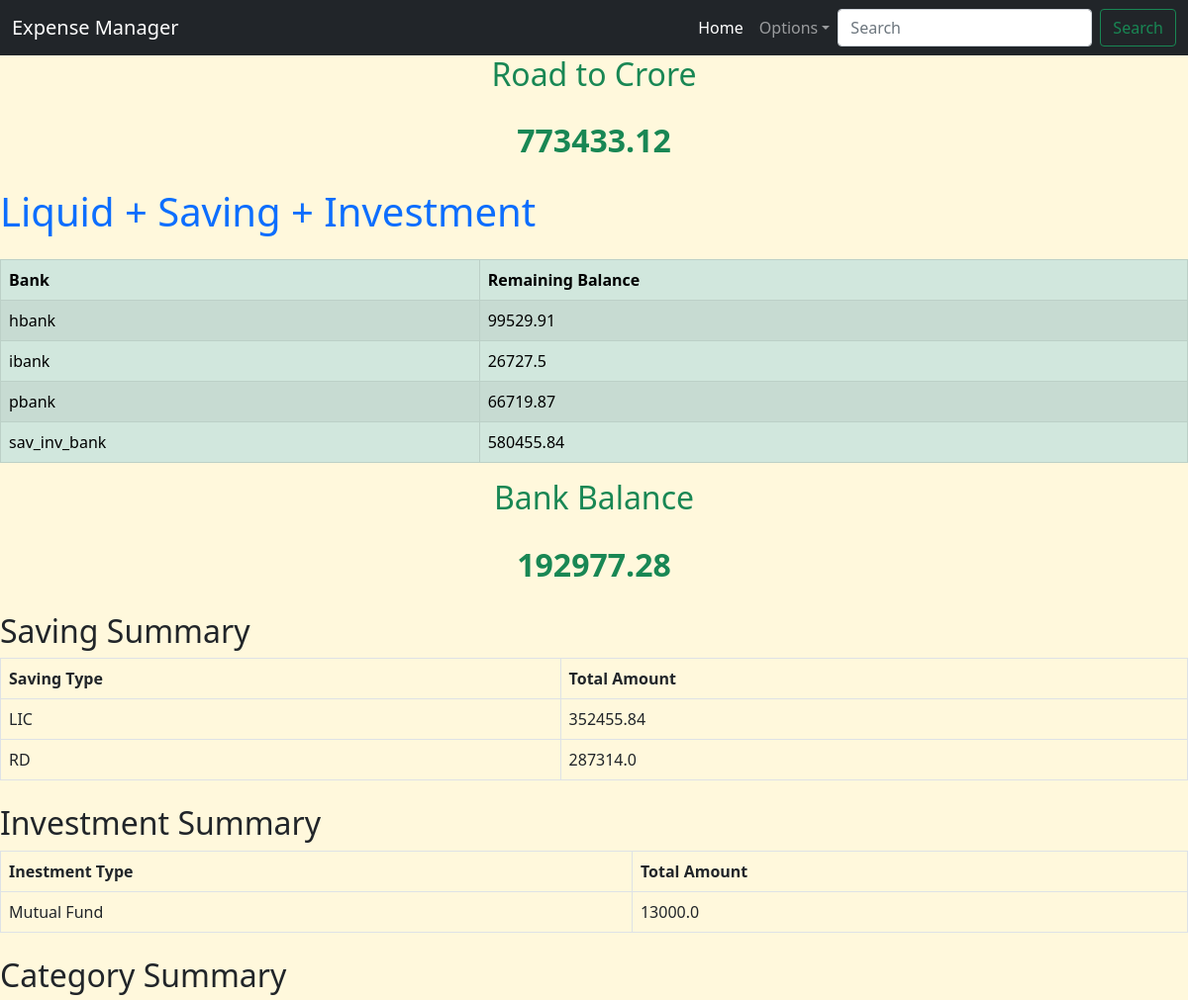
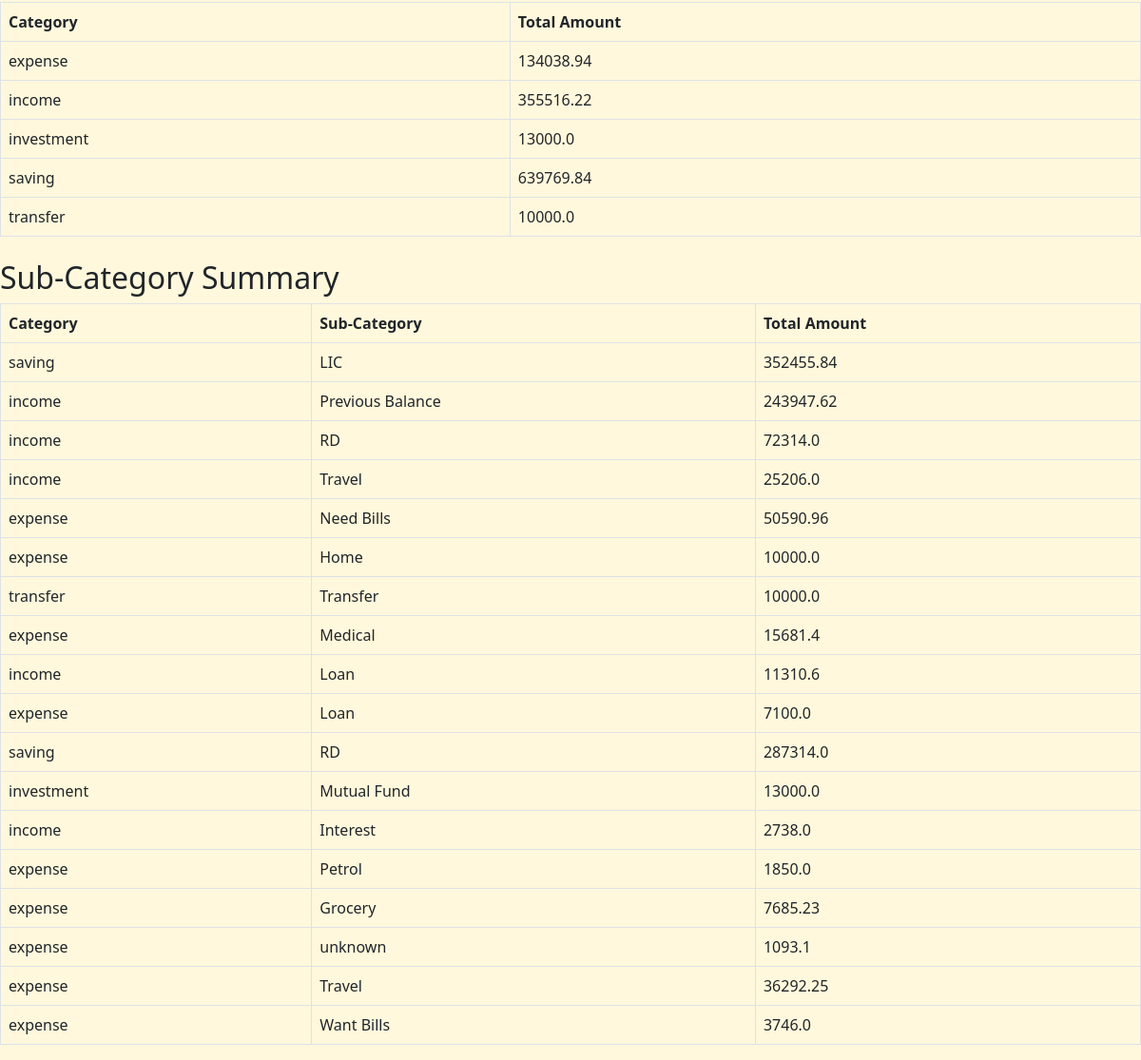
Page /summary on the committed database (2 pictures, top to bottom).
### app.py (models this page shows)
class IncomeExpenseManager(db.Model):
    id = db.Column(db.Integer, primary_key=True)
    date = db.Column(db.Date, nullable=False)
    from_bank = db.Column(db.String(10), nullable=True)
    to_bank = db.Column(db.String(10), nullable=True)
    category = db.Column(db.String(20), nullable=False)
    sub_category = db.Column(db.String(50), nullable=False)
    description = db.Column(db.String(100), nullable=False)
    amount = db.Column(db.Float, nullable=False)

### app.py (the view)
@app.route('/summary')
def category_summary():
    category_summary = db.session.query(IncomeExpenseManager.category, db.func.sum(IncomeExpenseManager.amount).label('total_amount')).group_by(IncomeExpenseManager.category).all()
    sub_category_summary = db.session.query(IncomeExpenseManager.category, IncomeExpenseManager.sub_category, db.func.sum(IncomeExpenseManager.amount).label('total_amount')).group_by(IncomeExpenseManager.category, IncomeExpenseManager.sub_category).order_by(IncomeExpenseManager.amount.label('total_amount').desc()).all()
    from_bank_summary = db.session.query(IncomeExpenseManager.from_bank, db.func.sum(IncomeExpenseManager.amount).label('balance')).filter(IncomeExpenseManager.from_bank.isnot(None)).group_by(IncomeExpenseManager.from_bank).all()
    to_bank_summary = db.session.query(IncomeExpenseManager.to_bank, db.func.sum(IncomeExpenseManager.amount).label('balance')).filter(IncomeExpenseManager.to_bank.isnot(None)).group_by(IncomeExpenseManager.to_bank).all()
    saving_summary = db.session.query(IncomeExpenseManager.sub_category, db.func.sum(IncomeExpenseManager.amount).label('total_amount')).filter(IncomeExpenseManager.category == 'saving').group_by(IncomeExpenseManager.sub_category).all()
    invest_summary = db.session.query(IncomeExpenseManager.sub_category, db.func.sum(IncomeExpenseManager.amount).label('total_amount')).filter(IncomeExpenseManager.category == 'investment').group_by(IncomeExpenseManager.sub_category).all()
    included_banks = ['hbank', 'ibank', 'pbank']  # Exclude the other two
    select_from_bank_summary = db.session.query(IncomeExpenseManager.from_bank, db.func.sum(IncomeExpenseManager.amount).label('balance')).filter(IncomeExpenseManager.from_bank.isnot(None)).filter(IncomeExpenseManager.from_bank.in_(included_banks)).group_by(IncomeExpenseManager.from_bank).all()
    select_to_bank_summary = db.session.query(IncomeExpenseManager.to_bank, db.func.sum(IncomeExpenseManager.amount).label('balance')).filter(IncomeExpenseManager.to_bank.isnot(None)).filter(IncomeExpenseManager.to_bank.in_(included_banks)).group_by(IncomeExpenseManager.to_bank).all()
    bank_balances = {}
    for bank, balance in from_bank_summary:
        bank_balances[bank] = bank_balances.get(bank, 0) - balance  # removed - above in from_bank_summary and added - here
    for bank, balance in to_bank_summary:
        bank_balances[bank] = bank_balances.get(bank, 0) + balance
    select_bank_balances = {}
    for bank, balance in select_from_bank_summary:
        select_bank_balances[bank] = select_bank_balances.get(bank, 0) - balance  # removed - above in from_bank_summary and added - here
    for bank, balance in select_to_bank_summary:
        select_bank_balances[bank] = select_bank_balances.get(bank, 0) + balance
    total_bank_balance = sum(bank_balances.values())
    select_total_bank_balance = sum(select_bank_balances.values())
    return render_template('category_summary.html', category_summary=category_summary, sub_category_summary=sub_category_summary, bank_balances=bank_balances, saving_summary=saving_summary, invest_summary=invest_summary, total_bank_balance=total_bank_balance, select_bank_balances=select_bank_balances, select_total_bank_balance=select_total_bank_balance)

### templates/category_summary.html
{% extends 'base.html' %}
{% block content %}
<h2 class="mb-4 text-success text-center">Road to Crore</h2>
<p class="mb-4 text-success text-center fs-2"><strong>{{ total_bank_balance | round(2) }}</strong></p>
<h1 class="mb-4 text-primary">Liquid + Saving + Investment</h1>
{% if bank_balances %}
<table class="table table-success table-striped table-bordered table-hover">
    <thead>
        <tr>
            <th scope="col">Bank</th>
            <th scope="col">Remaining Balance</th>
        </tr>
    </thead>
    <tbody>
        {% for bank, balance in bank_balances.items() %}
        <tr>
            <td>{{ bank if bank else 'None' }}</td>
            <td>{{ balance | round(2) }}</td>
        </tr>
        {% endfor %}
    </tbody>
</table>
{% else %}
<p>No bank balances available.</p>
{% endif %}
<h2 class="mb-4 text-success text-center">Bank Balance</h2>
<p class="mb-4 text-success text-center fs-2"><strong>{{ select_total_bank_balance | round(2) }}</strong></p>
<h2 class="mt-4">Saving Summary</h2>
{% if saving_summary %}
<table class="table table-bordered table-hover">
    <thead>
        <tr>
            <th scope="col">Saving Type</th>
            <th scope="col">Total Amount</th>
        </tr>
    </thead>
    <tbody>
        {% for saving_type, total_amount in saving_summary %}
        <tr>
            <td>{{ saving_type }}</td>
            <td>{{ total_amount | round(2) }}</td>
        </tr>
        {% endfor %}
    </tbody>
</table>
{% else %}
<p>No saving data available.</p>
{% endif %}
<h2 class="mt-4">Investment Summary</h2>
{% if invest_summary %}
<table class="table table-bordered table-hover">
    <thead>
        <tr>
            <th scope="col">Inestment Type</th>
            <th scope="col">Total Amount</th>
        </tr>
    </thead>
    <tbody>
        {% for invest_type, total_amount in invest_summary %}
        <tr>
            <td>{{ invest_type }}</td>
            <td>{{ total_amount | round(2) }}</td>
        </tr>
        {% endfor %}
    </tbody>
</table>
{% else %}
<p>No Invest data available.</p>
{% endif %}
<h2 class="mt-4">Category Summary</h2>
{% if category_summary %}
<table class="table table-bordered table-hover">
    <thead>
        <tr>
            <th scope="col">Category</th>
            <th scope="col">Total Amount</th>
        </tr>
    </thead>
    <tbody>
        {% for category, total_amount in category_summary %}
        <tr>
            <td>{{ category }}</td>
            <td>{{ total_amount | round(2) }}</td>
        </tr>
        {% endfor %}
    </tbody>
</table>
{% else %}
<p>No category data available.</p>
{% endif %}
<h2 class="mt-4">Sub-Category Summary</h2>
{% if sub_category_summary %}
<table class="table table-bordered table-hover">
    <thead>
        <tr>
            <th scope="col">Category</th>
            <th scope="col">Sub-Category</th>
            <th scope="col">Total Amount</th>
        </tr>
    </thead>
    <tbody>
        {% for category, sub_category, total_amount in sub_category_summary %}
        <tr>
            <td>{{ category }}</td>
            <td>{{ sub_category }}</td>
            <td>{{ total_amount | round(2) }}</td>
        </tr>
        {% endfor %}
    </tbody>
</table>
{% else %}
<p>No sub-category data available.</p>
{% endif %}
{% endblock %}

### templates/base.html (style rules this page uses)
body { background-color: cornsilk; }

### rows in the picture
IncomeExpenseManager: sub_category "LIC", amount "352455.84", category "saving"
IncomeExpenseManager: category "transfer", amount "10000.0", sub_category "Transfer"
IncomeExpenseManager: category "income", sub_category "RD", amount "72314.0"
IncomeExpenseManager: category "income", sub_category "Travel", amount "25206.0"
IncomeExpenseManager: category "expense", sub_category "Home", amount "10000.0"

### other values in the picture
{{ total_bank_balance | round(2) }} "773433.12"
{{ bank if bank else 'None' }} "hbank" "ibank" "pbank" "sav_inv_bank"
{{ balance | round(2) }} "99529.91" "26727.5" "66719.87" "580455.84"
{{ select_total_bank_balance | round(2) }} "192977.28"
{{ saving_type }} "RD"
{{ total_amount | round(2) }} "287314.0"
{{ invest_type }} "Mutual Fund"
{{ total_amount | round(2) }} "13000.0"
{{ category }} "expense" "income" "investment" "saving"
{{ total_amount | round(2) }} "134038.94" "355516.22" "13000.0" "639769.84"
{{ category }} "income" "expense" "expense" "income" "expense" "saving" "investment" "income" "expense" "expense" "expense" "expense" "expense"
{{ sub_category }} "Previous Balance" "Need Bills" "Medical" "Loan" "Loan" "RD" "Mutual Fund" "Interest" "Petrol" "Grocery" "unknown" "Travel" "Want Bills"
{{ total_amount | round(2) }} "243947.62" "50590.96" "15681.4" "11310.6" "7100.0" "287314.0" "13000.0" "2738.0" "1850.0" "7685.23" "1093.1" "36292.25" "3746.0"
